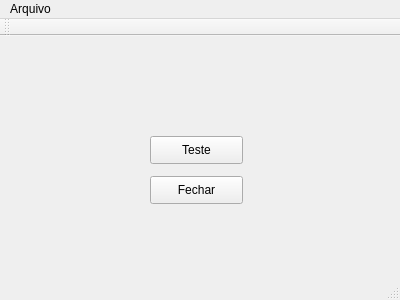
<?xml version="1.0" encoding="UTF-8"?>
<ui version="4.0">
 <class>MainWindow</class>
 <widget class="QMainWindow" name="MainWindow">
  <property name="geometry">
   <rect>
    <x>0</x>
    <y>0</y>
    <width>400</width>
    <height>300</height>
   </rect>
  </property>
  <property name="windowTitle">
   <string>MainWindow</string>
  </property>
  <widget class="QWidget" name="centralWidget">
   <widget class="QPushButton" name="pushButton">
    <property name="geometry">
     <rect>
      <x>150</x>
      <y>100</y>
      <width>93</width>
      <height>28</height>
     </rect>
    </property>
    <property name="text">
     <string>Teste</string>
    </property>
   </widget>
   <widget class="QPushButton" name="pushButton_2">
    <property name="geometry">
     <rect>
      <x>150</x>
      <y>140</y>
      <width>93</width>
      <height>28</height>
     </rect>
    </property>
    <property name="text">
     <string>Fechar</string>
    </property>
   </widget>
  </widget>
  <widget class="QMenuBar" name="menuBar">
   <property name="geometry">
    <rect>
     <x>0</x>
     <y>0</y>
     <width>400</width>
     <height>21</height>
    </rect>
   </property>
   <widget class="QMenu" name="menuArquivo">
    <property name="title">
     <string>Arquivo</string>
    </property>
    <addaction name="actionSubMenu1"/>
   </widget>
   <addaction name="menuArquivo"/>
  </widget>
  <widget class="QToolBar" name="mainToolBar">
   <attribute name="toolBarArea">
    <enum>TopToolBarArea</enum>
   </attribute>
   <attribute name="toolBarBreak">
    <bool>false</bool>
   </attribute>
  </widget>
  <widget class="QStatusBar" name="statusBar"/>
  <action name="actionSubMenu1">
   <property name="text">
    <string>SubMenu1</string>
   </property>
  </action>
 </widget>
 <layoutdefault spacing="6" margin="11"/>
 <resources/>
 <connections>
  <connection>
   <sender>pushButton_2</sender>
   <signal>clicked()</signal>
   <receiver>MainWindow</receiver>
   <slot>close()</slot>
   <hints>
    <hint type="sourcelabel">
     <x>204</x>
     <y>187</y>
    </hint>
    <hint type="destinationlabel">
     <x>203</x>
     <y>247</y>
    </hint>
   </hints>
  </connection>
 </connections>
</ui>
